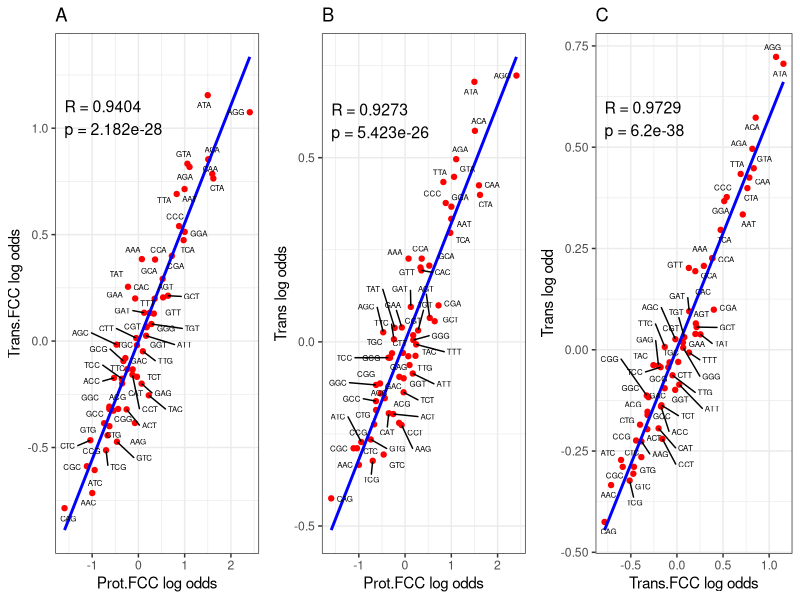

Here is the R script that generated this plot:
library(ggplot2)
library(ggrepel)
library(gridExtra)

prot_FCC <- read.csv("Prot_FCC_log_odds.csv")
trans_FCC <- read.csv("Trans_FCC_log_odds.csv")
trans <- read.csv("Trans_log_odds.csv")

#Rename columns of the log_odds in each 
names(prot_FCC)[names(prot_FCC) == "Log_Odds"] <- "Prot.FCC.odds"
names(trans_FCC)[names(trans_FCC) == "Log_Odds"] <- "Trans.FCC.odds"
names(trans)[names(trans) == "Log_Odds"] <- "Trans.odds"
#Renaming the columns of the std errors in each 
names(prot_FCC)[names(prot_FCC) == "Std_Error"] <- "Prot.FCC.Std"
names(trans_FCC)[names(trans_FCC) == "Std_Error"] <- "Trans.FCC.Std"
names(trans)[names(trans) == "Std_Error"] <- "Trans.Std"

merged_list <- list(prot_FCC, trans_FCC, trans)
#Merging the data frames within merged_list using the base reduce function -- this is not the most efficient for large data sets -
#I will consider using the reduce() function from tidyverse as it is more fast/efficient
merged_df <- Reduce(function(x,y) merge(x,y, by = c("Amino_acid","Codon"), all=TRUE), merged_list)

merged_df <- merged_df[, c("Amino_acid", "Codon",  
                           "Prot.FCC.odds", "Prot.FCC.Std", 
                           "Trans.FCC.odds", "Trans.FCC.Std",  
                           "Trans.odds", "Trans.Std", 
                           "Last_base")]
#Extracting the log odds columns from each df
Prot_FCC <- unlist(merged_df$Prot.FCC.odds)
Trans_FCC <- unlist(merged_df$Trans.FCC.odds)
Trans <- unlist(merged_df$Trans.odds)
#Performing a pearson correlation test between the three metrics
cor_test1 <- cor.test(Prot_FCC, Trans_FCC, method = "pearson")
cor_test2 <- cor.test(Prot_FCC, Trans, method = "pearson")
cor_test3 <- cor.test(Trans, Trans_FCC, method = "pearson")
#Pulling out the R-values and P-values to a variable
r1_value <- round(cor_test1$estimate, digits = 4)
p1_value <- signif(cor_test1$p.value, digits = 4)
r2_value <- round(cor_test2$estimate, digits = 4)
p2_value <- signif(cor_test2$p.value, digits = 4)
r3_value <- round(cor_test3$estimate, digits = 4)
p3_value <- signif(cor_test3$p.value, digits = 4)

#Creating a list of unique information regarding each XY plot - this will be iterated through when creating each ggplot - this is a list of lists
#plot_pairs <- list(
 # list(x = "Prot.FCC.odds", y = "Trans.FCC.odds", title = "Prot FCC vs Trans FCC", filename = "ProtFCC_vs_TransFCC_Refined.pdf", r = r1_value, p = p1_value),
#  list(x = "Prot.FCC.odds", y = "Trans.odds", title = "Prot FCC vs Trans", filename = "ProtFCC_vs_Trans_Refined.pdf", r = r2_value, p = p2_value),
 # list(x = "Trans.odds", y = "Trans.FCC.odds", title = "Trans vs Trans FCC", filename = "Trans_vs_TransFCC_Refined.pdf", r = r3_value, p = p3_value)
#)

#For loop for ggplots of XY plots -- this plot produces 3 plots by taking the information that is unique to each from each index(list) in plot_pairs list 
#.data[[plot$x]] makes sure it reads from the merged_df and takes the data that matches the character string. E.g. "Prot.FCC.odds"

  
  
  p1 <- ggplot(merged_df, aes(x = merged_df$Prot.FCC.odds, y = merged_df$Trans.FCC.odds)) +
    geom_point(color = "red") +  
    geom_smooth(method = "lm", color = "blue", se = FALSE) +  
    geom_text_repel(aes(label = Codon), size = 2, max.overlaps = Inf) +  
    labs(x = "Prot.FCC log odds", y = "Trans.FCC log odds", title = "A") +
    annotate("text", x = min(merged_df$Prot.FCC.odds), y = 1.05,
             label = paste0("R = ", r1_value, "\np = ", p1_value),
             hjust = 0, size = 4) +
    theme(aspect.ratio=1) +
    theme_bw()
  
  p2 <- ggplot(merged_df, aes(x = merged_df$Prot.FCC.odds, y = merged_df$Trans.odds)) +
    geom_point(color = "red") +  
    geom_smooth(method = "lm", color = "blue", se = FALSE) +  
    geom_text_repel(aes(label = Codon), size = 2, max.overlaps = Inf) +  
    labs(x = "Prot.FCC log odds", y = "Trans log odds", title = "B") +
    annotate("text", x = min(merged_df$Prot.FCC.odds), y = 0.6,
             label = paste0("R = ", r2_value, "\np = ", p2_value),
             hjust = 0, size = 4) +
    theme(aspect.ratio=1) +
    theme_bw()

p3 <- ggplot(merged_df, aes(x = merged_df$Trans.FCC.odds, y = merged_df$Trans.odds)) +
    geom_point(color = "red") +  
    geom_smooth(method = "lm", color = "blue", se = FALSE) +  
    geom_text_repel(aes(label = Codon), size = 2, max.overlaps = Inf) +  
    labs(x = "Trans.FCC log odds", y = "Trans log odd", title = "C") +
    annotate("text", x = min(merged_df$Trans.FCC.odds), y = 0.57,
             label = paste0("R = ", r3_value, "\np = ", p3_value),
             hjust = 0, size = 4) +
    theme(aspect.ratio=1) +
    theme_bw()
pdf("Figure_2C-E.pdf", height=5, width=15)
grid.arrange(p1, p2, p3, nrow = 1)

dev.off()



  # Generate scatter plot
    # Open PDF
    # Loop through each plot pair and generate the scatter plots
      # Print plot to PDF